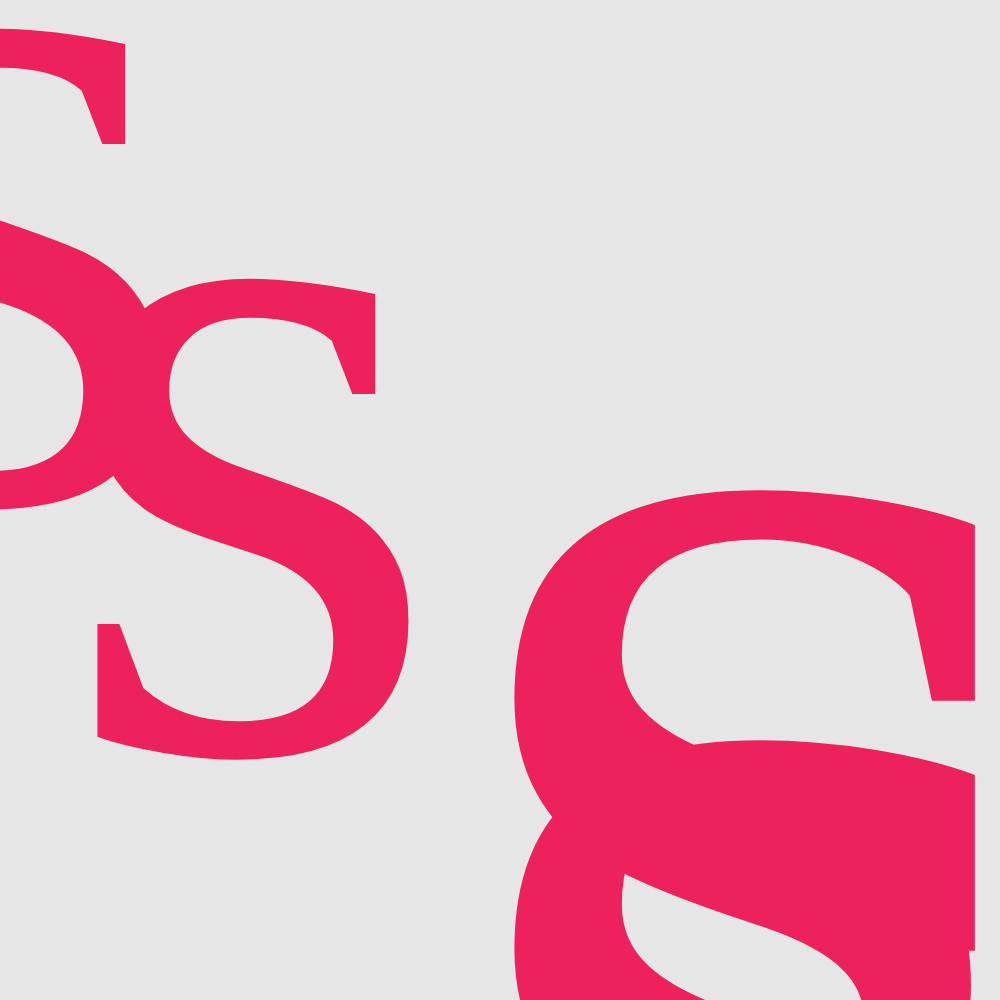
Frame 1 (no input)
Frame 60 (no input): identical to frame 1, image omitted
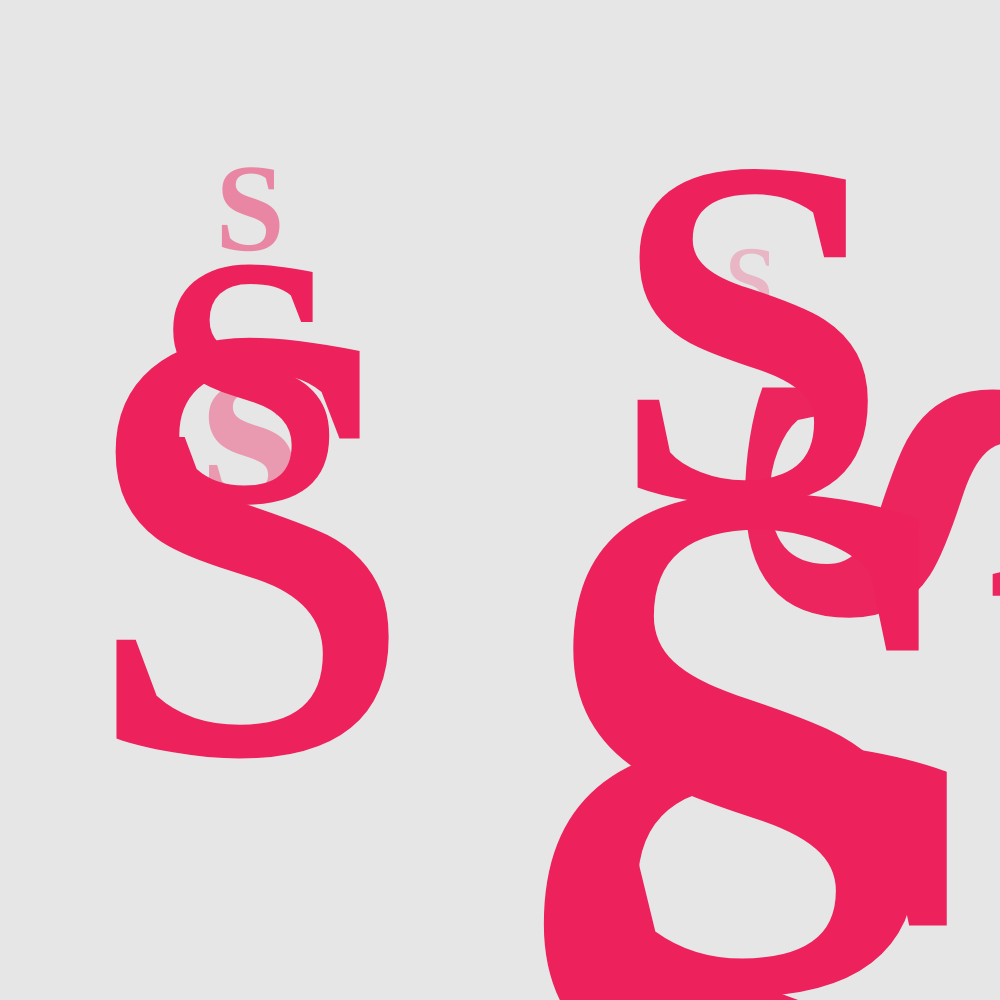
Frame 120 (the mouse pressed at the canvas centre since frame 60)

The p5.js sketch that drew these frames (run headless with seeded random() and noise() and a simulated clock; from frame 60 on, the mouse is pressed at the canvas centre):

// p5.js sketch
// ── sketch.js
// i saw a rerefcne on p5js where they had 2 boxes intereact and change size differently hen u move the cursor
// i wanted to replciate but i changed it with text of S instead of the boes so thats what i did
// i then copied the code multiple times so the canvas looked more full and each time i changed size and opacity of the effect and position
// im sorry i cannot ifn the referenc link on the p5js but it was under the example section

function setup() {
  createCanvas(1000, 1000);
  noStroke();
  rectMode(random);
  textFont('Times New Roman');
}

function draw() {
  background(230);

  
  let r1 = map(mouseX, 0, width, 0, height);
  let r2 = height - r1;

  fill(237, 34, 93, r1);
  textSize(r1);
  textStyle(BOLD);
  textAlign(CENTER);
  text("S", width / 2 + r1 / 2, height / 2);

  fill(237, 34, 93, r2);
  textSize(r2);
  textStyle(NORMAL);
  textAlign(CENTER);
  text("s", width / 2 - r2 / 2, height / 2);
  
  // second "S"
  push();
  fill(237, 34, 93, r1/2);
  textSize(r1);
  textStyle(BOLD);
  textAlign(CENTER);
  translate(width / 2 + r1 / 2, height / 2);
  rotate(radians(90));
  text("S", 0, 0);
  pop();
  
  // third "S"
  let r3 = map(mouseY, 0, height, 0, width/2);
  
  push();
  fill(237, 34, 93, 100);
  textSize(r3);
  textStyle(BOLD);
  textAlign(CENTER);
  text("s", width / 4, height / 2);
  pop();
  
  // fourth "S"
  let r4 = map(mouseX, 0, width, 0, width/4);
  let r5 = height - r4;
  
  fill(237, 34, 93, r4);
  textSize(r4);
  textStyle(BOLD);
  textAlign(CENTER);
  text("S", width / 4, height / 4);
  
  fill(237, 34, 93, r5);
  textSize(r5);
  textStyle(NORMAL);
  textAlign(CENTER);
  text("s", width / 4, height * 3 / 4);
  
  // fifth "S"
  let r6 = map(mouseY, 0, height, 0, width/2);
  let r7 = height - r6;
  
  push();
  fill(237, 34, 93, r7/2);
  textSize(r7);
  textStyle(BOLD);
  textAlign(CENTER);
  translate(width * 3 / 4, height / 2);
  rotate(radians(180));
  text("S", 0, 0);
  pop();
  
  //sixth "S"
  let r8 = map(mouseY, 0, height, 0, width/4);
  let r9 = height - r8;
  
  push();
  fill(237, 34, 93, r8/2);
  textSize(r8);
  textStyle(NORMAL);
  textAlign(CENTER);
  translate(width * 3 / 4, height / 4);
  rotate(radians(180));
  text("s", 0, 0);
  pop();
  
  push();
  fill(237, 34, 93, r9/2);
  textSize(r9);
  textStyle(BOLD);
  textAlign(CENTER);
  translate(width * 3 / 4, height * 3 / 4);
  rotate(radians(180));
  text("S", 0, 0);
  pop();
}
